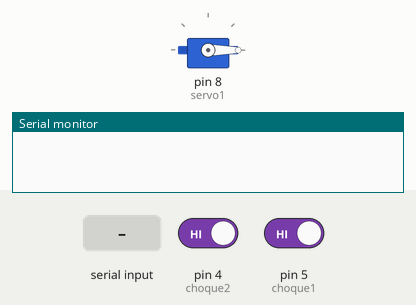
Simulated run of this sketch. Board: Arduino Uno, built with avr-gcc and run on an emulated ATmega328P. Parts: servo, the last lines printed to the serial monitor. Inputs (shaded band) come from the test bench; at power-on: pin 4 (choque2) HIGH, pin 5 (choque1) HIGH.

Above: at 1.2 s.
1.3 s: pin 4 (choque2) driven LOW
At 1.9 s:
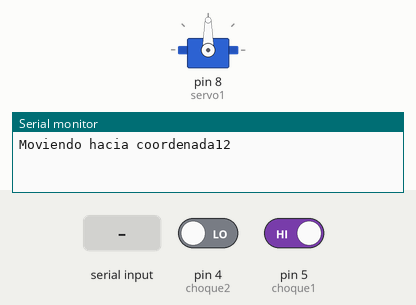
3.1 s: "1,90\n" received over Serial
At 3.27 s:
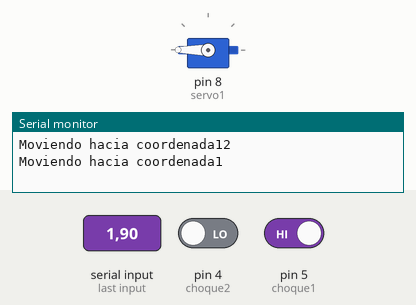
4.9 s: "90,45\n" received over Serial
At 5.5 s:
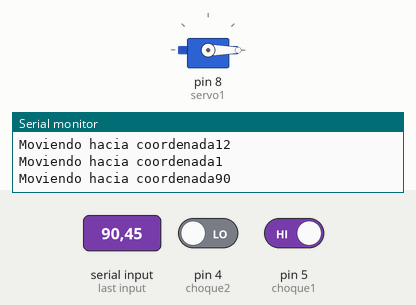
6.4 s: pin 5 (choque1) driven LOW
At 7.1 s:
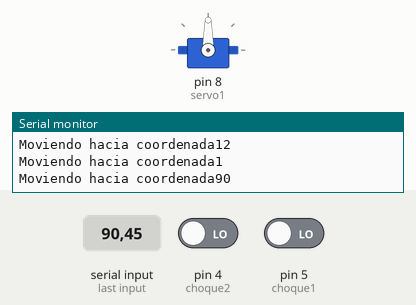
Timing chart, 0 to 8.9 s (numbered marks = the images above; inputs shaded):
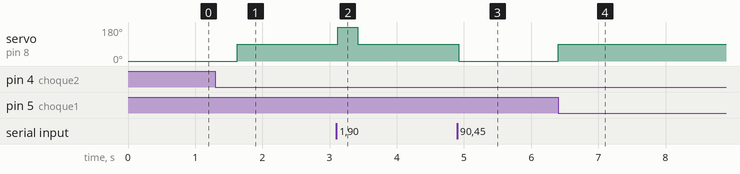

Measured:
- after the input at 1.3 s, servo on pin 8 (servo1): 0° → 90° after 0.32 s
- after the input at 3.1 s, servo on pin 8 (servo1): 90° → 180° at once, → 90° 0.30 s later
- after the input at 4.9 s, servo on pin 8 (servo1): 90° → 0° at once
- after the input at 6.4 s, servo on pin 8 (servo1): 0° → 90° at once

The sketch:

P4_EJ6.ino
```cpp
#include <Servo.h>

Servo servo1;
const int boton_pin = 2; // Pin para el boton pin2
const int x_pin = 0; // eje X A0
const int y_pin = 1; // eje Y A1
const int choque1 = 5;  // sensor choque 1
const int choque2 = 4;  // sensor choque 2
int modo = 0;
unsigned long tiempo;
unsigned long tiempo2;
int coordenadaActual;
int dir;
int precision = 48;

void setup() {
  Serial.begin(9600);
  servo1.attach(8);
  pinMode(boton_pin, INPUT);
  pinMode(choque1, INPUT);
  pinMode(choque2, INPUT);
  digitalWrite(boton_pin, HIGH);
}

void loop() {
  if(modo == 0){ // Calibrar
    calibrar();
    modo = 3;
  }
  if(modo == 1){ // Manual
    servo1.write(valorJoys());
    if(digitalRead(boton_pin) == LOW){
      if(modo == 1) modo = 2;
      else modo = 1;
    }
  }
  if(modo == 3){ // Leer coordenadas
    leer();
  }
  if(modo == 2){ // Automatico
    moverAuto();
  }
  delay(500);
}

int valorJoys(){
  if(analogRead(x_pin) > 913){
    return 0;
  }else if(analogRead(x_pin) > 812){
    return 85;
  }else if(analogRead(x_pin) > 412){
    return 90;
  }else if(analogRead(x_pin) > 50){
    return 95;
  }else{
    return 180;
  }
}

void calibrar(){
  dir = 0;
  servo1.write(dir);
  while(modo == 0){
    if(digitalRead(choque1) == LOW){
      dir = 180;
      servo1.write(dir);
      tiempo = millis();
    }
    if(digitalRead(choque2) == LOW){
      tiempo2 = millis();
      tiempo = (tiempo2 - tiempo)/precision;
      dir = 90;
      servo1.write(dir);
      coordenadaActual = 0;
      mover(12);
      modo = 3;
      break;
    }
  }
}

void leer(){
  String str = "";
  if(Serial.available() > 0){
    str = Serial.readStringUntil('\n');
    int anterior = 0;
    for(int i = 0; i < str.length(); i++){
      if(str[i] == ','){
        mover(str.substring(anterior,i).toInt());
        anterior = i+1;
      }else if(str[i] == ';'){
        delay(str.substring(anterior,i).toInt());
        anterior = i+1;
      }
    }
  }
}

void mover(int posicion){
  Serial.print("Moviendo hacia coordenada");
  Serial.println(posicion);
  if(posicion > 0 && posicion < precision){
    if(posicion > coordenadaActual){
      dir = 0;
    }else if(posicion == coordenadaActual){
      dir = 90;
    }else{
      dir = 180;
    }
    servo1.write(dir);
    delay(tiempo*(abs(posicion-coordenadaActual)));
    servo1.write(90);
    coordenadaActual = posicion;
  }else if(posicion <= 0){
    dir = 180;
    while(digitalRead(choque2) == HIGH){
      servo1.write(dir);
    }
    servo1.write(90);
    coordenadaActual = 0;
  }else if(posicion > precision){
    dir = 0;
    while(digitalRead(choque1) == HIGH){
      servo1.write(dir);
    }
    servo1.write(90);
    coordenadaActual = precision;
  }
}

void moverAuto(){
  int dir = 0;
  while(modo == 2){
    if(digitalRead(choque1) == LOW) dir = 180;
    if(digitalRead(choque2) == LOW) dir = 0;
    while(digitalRead(choque1) == HIGH && digitalRead(choque2) == HIGH){
      if(dir == 0) servo1.write(dir);
      else if(dir == 180) servo1.write(dir);
      if(digitalRead(boton_pin) == LOW){
        if(modo == 1) modo = 2;
        else modo = 1;
        return;
      }
    }

  }
}
```
